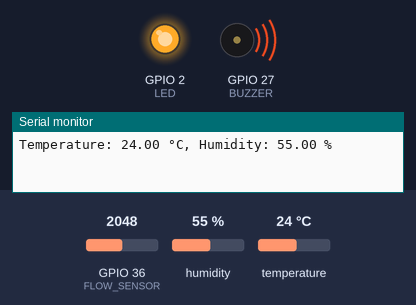
This sketch was run on a simulated ESP32. Shown: output pins drawn as LEDs (lit = HIGH), buzzer (waves = sounding, pin HIGH), the last lines printed to the serial monitor. The test bench sets the inputs (shaded band); at power-on: GPIO 36 (FLOW_SENSOR) = 2048, humidity 55 %, temperature 24 °C.

Above: at 5.8 s.
5.9 s: GPIO 36 (FLOW_SENSOR) set to 220
11.9 s: GPIO 36 (FLOW_SENSOR) set to 190
At 12.7 s:
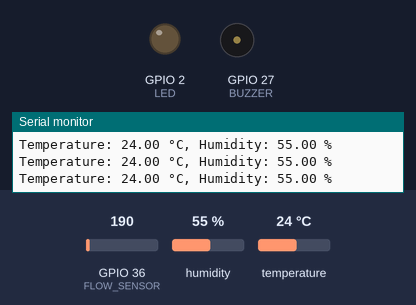
23.9 s: GPIO 36 (FLOW_SENSOR) set to 491
At 25.0 s:
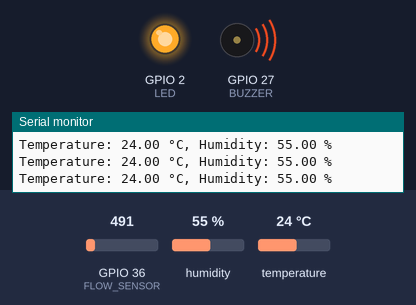
35.2 s: GPIO 36 (FLOW_SENSOR) set to 160
At 37.0 s:
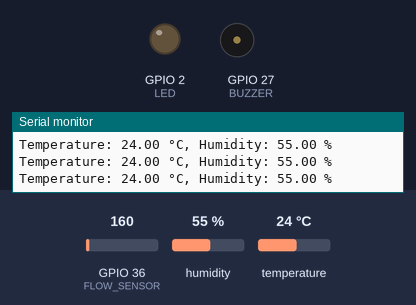
Timing chart, 0 to 38.5 s (numbered marks = the images above; inputs shaded):
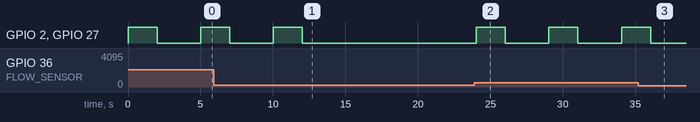

Measured:
- the behaviour switches between 201 and 200 on GPIO 36 (FLOW_SENSOR) (found by bisection; images 0 and 1)
- after the input at 11.9 s, GPIO 2 (LED), GPIO 27 (BUZZER): goes on until 12.0 s, then stays LOW
- after the input at 23.9 s, GPIO 2 (LED), GPIO 27 (BUZZER): alternates HIGH for 2.0 s and LOW for 3.0 s, starting after 0.14 s
- after the input at 35.2 s, GPIO 2 (LED), GPIO 27 (BUZZER): goes on until 36.1 s, then stays LOW

The sketch:

smart-inhaler-ai-iot.ino
```cpp
#include <DHT.h>
#include <SoftwareSerial.h>

#define DHTPIN 25
#define DHTTYPE DHT22
#define FLOW_SENSOR A0
#define BUZZER 27
#define LED 2

DHT dht(DHTPIN, DHTTYPE);
SoftwareSerial pmSerial(16, 17); // PMS5003 TX, RX

int flowThreshold = 200;

void setup() {
  pinMode(FLOW_SENSOR, INPUT);
  pinMode(BUZZER, OUTPUT);
  pinMode(LED, OUTPUT);
  Serial.begin(115200);
  pmSerial.begin(9600);
  dht.begin();
}

void loop() {
  int flowValue = analogRead(FLOW_SENSOR);
  float h = dht.readHumidity();
  float t = dht.readTemperature();

  if (flowValue > flowThreshold) {
    digitalWrite(BUZZER, HIGH);
    digitalWrite(LED, HIGH);
    delay(2000);
    digitalWrite(BUZZER, LOW);
    digitalWrite(LED, LOW);
  }

  if (pmSerial.available() > 0) {
    byte buffer[32];
    pmSerial.readBytes(buffer, 32);
    int pm25 = buffer[12] * 256 + buffer[13];
    int pm10 = buffer[14] * 256 + buffer[15];

    Serial.print("PM2.5: ");
    Serial.print(pm25);
    Serial.print(" | PM10: ");
    Serial.println(pm10);
  }

  Serial.print("Temperature: ");
  Serial.print(t);
  Serial.print(" °C, Humidity: ");
  Serial.print(h);
  Serial.println(" %");

  delay(3000);
}
```
